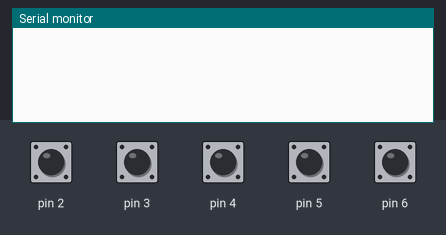
The sketch below on a simulated Arduino Uno, built with avr-gcc and run on an emulated ATmega328P. Parts: the last lines printed to the serial monitor. The inputs (shaded band) are chosen by the test bench; at power-on: pin 2–6 HIGH.

Above: at 1.2 s.
1.3 s: pin 2 pulled LOW for 0.15 s
At 2.0 s:
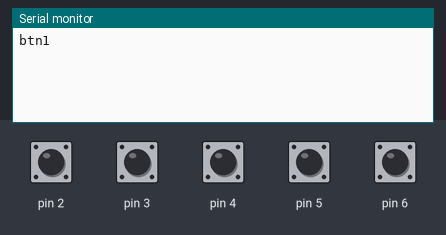
2.9 s: pin 3 pulled LOW for 0.15 s
At 4.1 s:
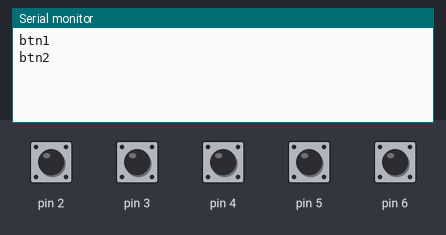
4.5 s: pin 4 pulled LOW for 0.15 s
At 5.6 s:
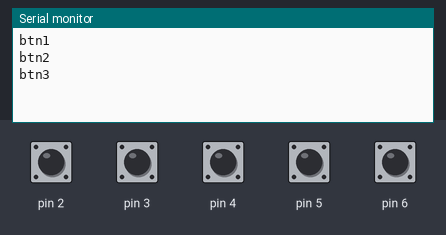
6.1 s: pin 5 pulled LOW for 0.15 s
At 6.8 s:
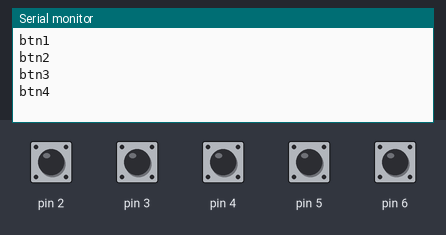
7.7 s: pin 6 pulled LOW for 0.15 s
At 8.0 s:
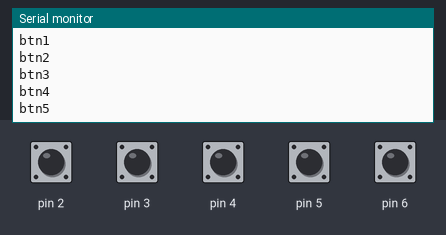
Timing chart, 0 to 10.3 s (numbered marks = the images above; inputs shaded):
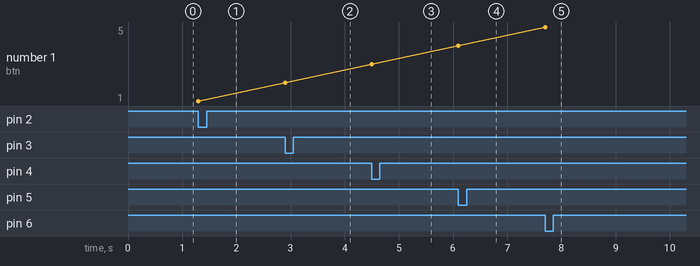

The sketch:

arduino_frontend.ino
```cpp
void setup() {
  //start serial connection
  Serial.begin(9600);
  //configure pin 2, 3, 4, 5, 6 as an input and enable the internal pull-up resistor
  pinMode(2, INPUT_PULLUP);
  pinMode(3, INPUT_PULLUP);
  pinMode(4, INPUT_PULLUP);
  pinMode(5, INPUT_PULLUP);
  pinMode(6, INPUT_PULLUP);
}

void loop() {
  //read the pushbutton value into a variable
  int Button1 = digitalRead(2);
  int Button2 = digitalRead(3);
  int Button3 = digitalRead(4);
  int Button4 = digitalRead(5);
  int Button5 = digitalRead(6);
  //print out the value of the pushbutton
  //Serial.println(sensorVal);

  // Keep in mind the pull-up means the pushbutton's logic is inverted. It goes
  // HIGH when it's open, and LOW when it's pressed. Turn on pin 13 when the
  // button's pressed, and off when it's not:
  if (Button1 == LOW ) {
    //digitalWrite(13, LOW);
    //delay(500L);
    Serial.println("btn1");
    delay(500L);
  }
  else if (Button2 == LOW){
    //delay(500L);
    Serial.println("btn2");
    delay(500L);
    }
  else if (Button3 == LOW){
    //delay(500L);
    Serial.println("btn3");
    delay(500L);
    }
  else if (Button4 == LOW){
    //delay(500L);
    Serial.println("btn4");
    delay(500L);
    }
  else if (Button5 == LOW){
    //delay(500L);
    Serial.println("btn5");
    delay(500L);
    }
  else {
    //Serial.println("No button pressed");
    //delay(1000);
  }
}
```

Measured:
- after the input at 1.3 s, the serial monitor: prints a new line at once (image 1)
- after the input at 2.9 s, the serial monitor: prints a new line at once (image 2)
- after the input at 4.5 s, the serial monitor: prints a new line at once (image 3)
- after the input at 6.1 s, the serial monitor: prints a new line at once (image 4)
- after the input at 7.7 s, the serial monitor: prints a new line at once (image 5)
- plotted number 1: 1 → 2 after the input at 2.9 s, 2 → 3 after the input at 4.5 s, 3 → 4 after the input at 6.1 s, 4 → 5 after the input at 7.7 s
